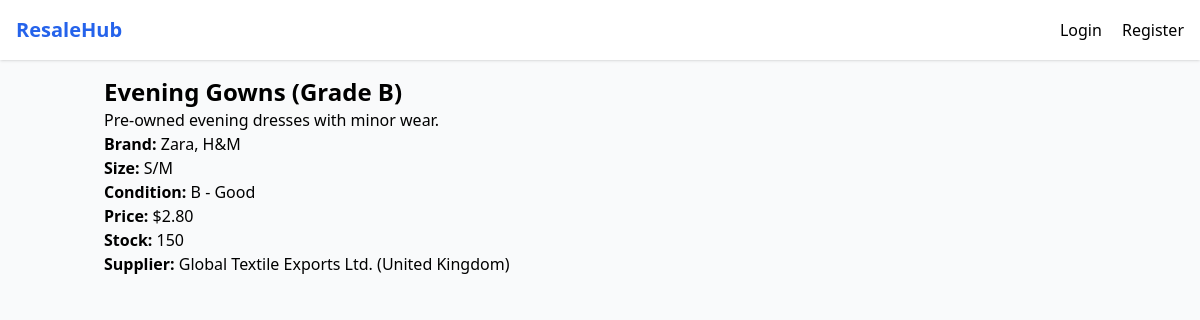
Screenshot of /product/2/ with the database file from the repository.
### marketplace/models.py (models this page shows, shortened)
class Product(models.Model):
    CONDITION_GRADES = [
        ('A', 'A - Excellent'),
        ('B', 'B - Good'),
        ('C', 'C - Fair'),
        ('D', 'D - Poor'),
    ]
    supplier = models.ForeignKey(SupplierProfile, on_delete=models.CASCADE, related_name='products')
    category = models.ForeignKey(Category, on_delete=models.PROTECT)
    title = models.CharField(max_length=255)
    description = models.TextField(blank=True)
    brand = models.CharField(max_length=100, blank=True)
    size = models.CharField(max_length=50, blank=True)
    condition_grade = models.CharField(max_length=1, choices=CONDITION_GRADES)
    quantity = models.PositiveIntegerField(default=1)
    unit_price = models.DecimalField(max_digits=12, decimal_places=2)
    currency = models.CharField(max_length=3, default='USD')
    image = models.ImageField(upload_to='products/', blank=True, null=True)
    is_active = models.BooleanField(default=True)
    created_at = models.DateTimeField(auto_now_add=True)

class SupplierProfile(models.Model):
    user = models.OneToOneField(User, on_delete=models.CASCADE, related_name='supplier_profile')
    business_name = models.CharField(max_length=255)
    business_address = models.TextField()
    country = models.CharField(max_length=100)

### marketplace/views.py (the view)
# urls.py: path('product/<int:pk>/', views.product_detail, name='product_detail'),
def product_detail(request, pk):
    product = get_object_or_404(Product, pk=pk, is_active=True)
    return render(request, 'marketplace/product_detail.html', {'product': product})

### marketplace/templates/marketplace/product_detail.html (shortened to what this page needs)
{% extends 'marketplace/base.html' %}
{% block content %}
<div class="max-w-lg">
    <h2 class="text-2xl font-bold">{{ product.title }}</h2>
    <p>{{ product.description }}</p>
    <p><strong>Brand:</strong> {{ product.brand }}</p>
    <p><strong>Size:</strong> {{ product.size }}</p>
    <p><strong>Condition:</strong> {{ product.get_condition_grade_display }}</p>
    <p><strong>Price:</strong> ${{ product.unit_price }}</p>
    <p><strong>Stock:</strong> {{ product.quantity }}</p>
    <p><strong>Supplier:</strong> {{ product.supplier.business_name }} ({{ product.supplier.country }})</p>
</div>
{% endblock %}

### rows the page displays
Product: title "Evening Gowns (Grade B)", description "Pre-owned evening dresses with minor wear.", brand "Zara, H&M", size "S/M", condition_grade "B - Good", unit_price "2.80", quantity "150", supplier.business_name "Global Textile Exports Ltd.", supplier.country "United Kingdom"
